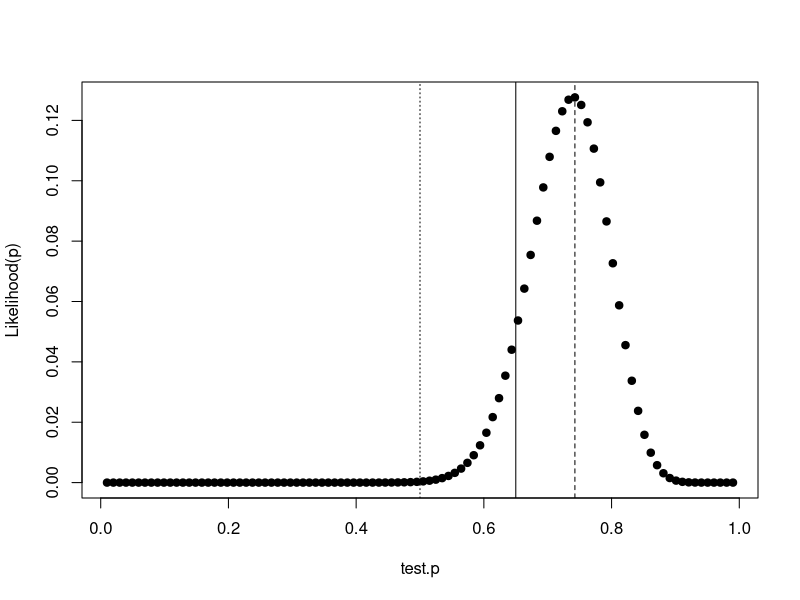
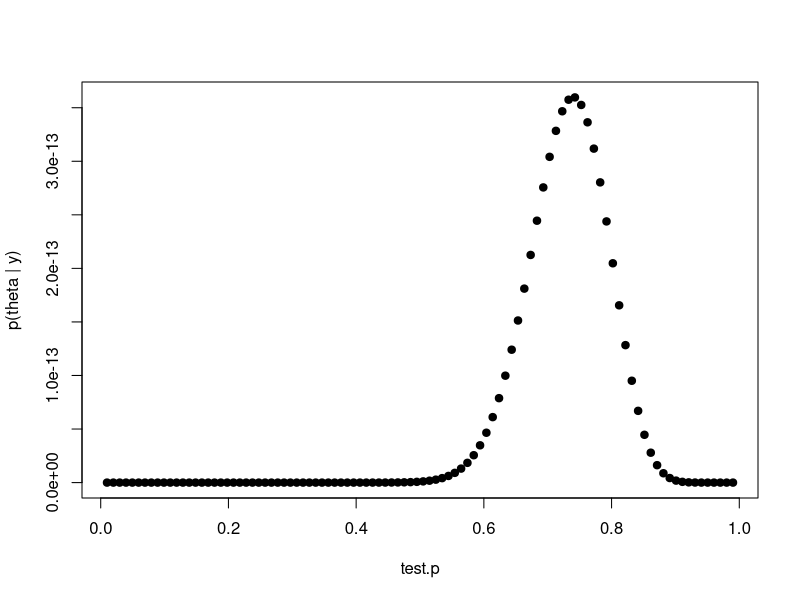
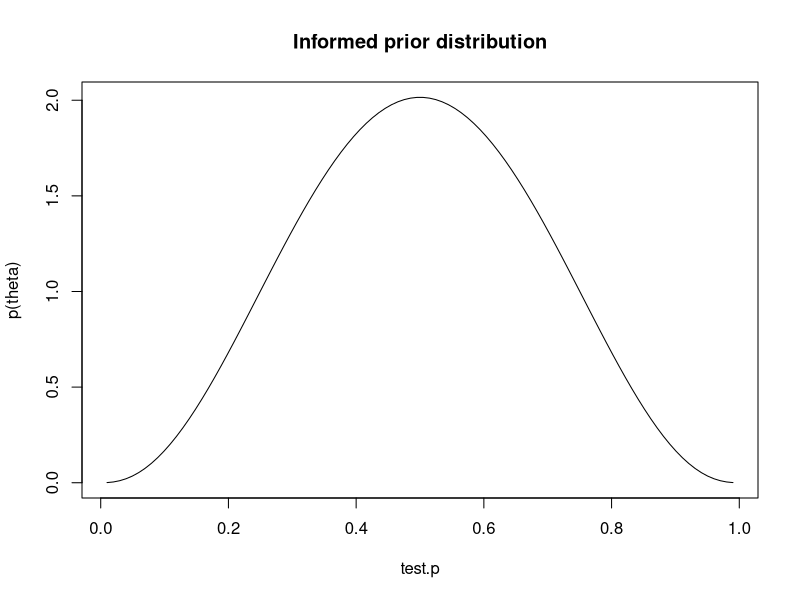
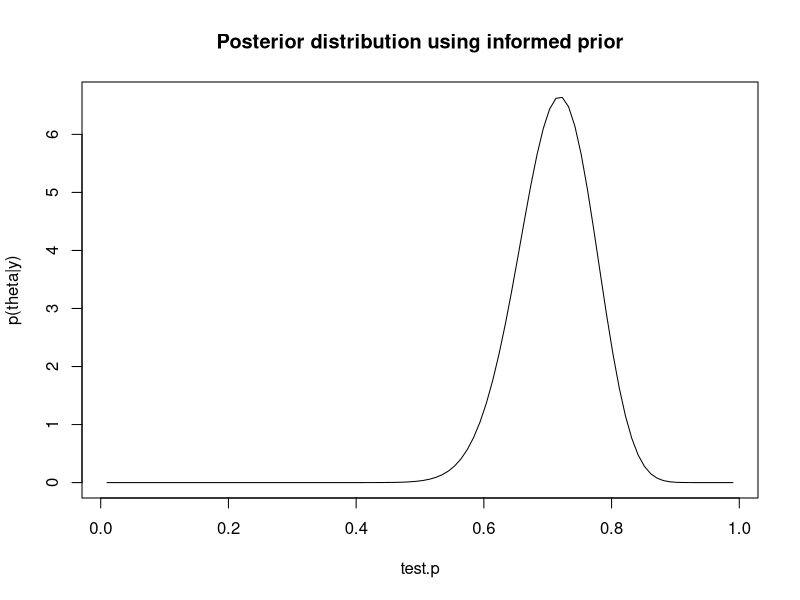
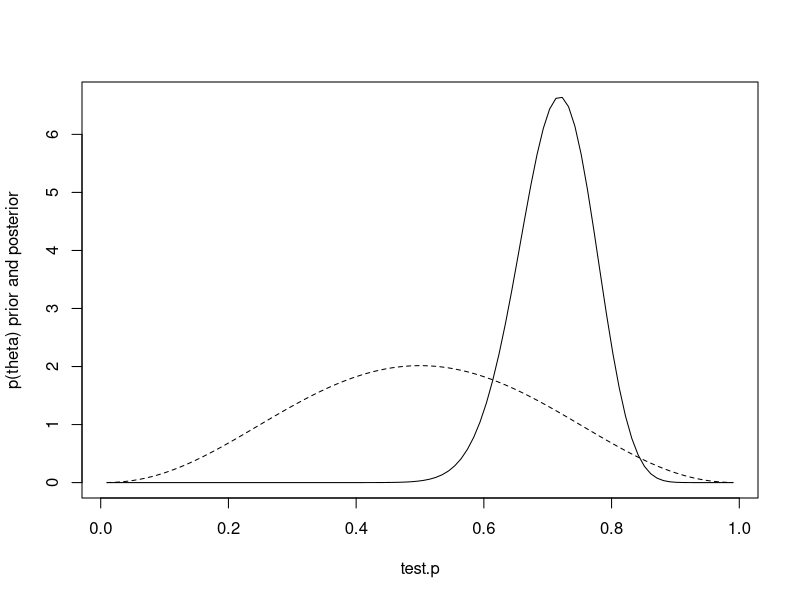

Source code (R) for these figures, in order:
## ---- chunk 1
set.seed(1234)
tosses <- 50
p <- 0.65
heads <- sum(rbinom(tosses, 1, p))
p.hat <- heads/tosses
p.hat
## ---- chunk 2
test.p <- seq(0, 1, length.out=102)
test.p <- test.p[-c(1, 102)]
like <- dbinom(heads, tosses, test.p)
best.p <- test.p[which(like == max(like))]
plot(test.p, like, ylab = 'Likelihood(p)', pch=19)
abline(v = 0.5, lty='dotted')
abline(v = p, lty='solid')
abline(v = best.p, lty='dashed')
## ---- chunk 3
posterior.p = test.p^heads * (1 - test.p)^(tosses - heads)
plot(test.p, posterior.p, pch = 19, ylab = "p(theta | y)")
## ---- chunk 4
library(LearnBayes)
quantile1 <- list(p = 0.4, x = 0.45)
quantile2 <- list(p = 0.6, x = 0.55)
params <- beta.select(quantile1, quantile2)
alpha <- params[1]
beta <- params[2]

informed.prior <- dbeta(test.p, alpha, beta)
plot(test.p, informed.prior, type = "l", ylab = "p(theta)", main = "Informed prior distribution")
## ---- chunk 5
informed.posterior = dbeta(test.p, alpha + heads, beta + tosses - heads)
plot(test.p, informed.posterior, type = "l", ylab = "p(theta|y)", main = "Posterior distribution using informed prior")
## ---- chunk 6
plot(test.p, informed.posterior, type = "l", ylab = "p(theta) prior and posterior")
lines(test.p, informed.prior, lty = "dashed")
